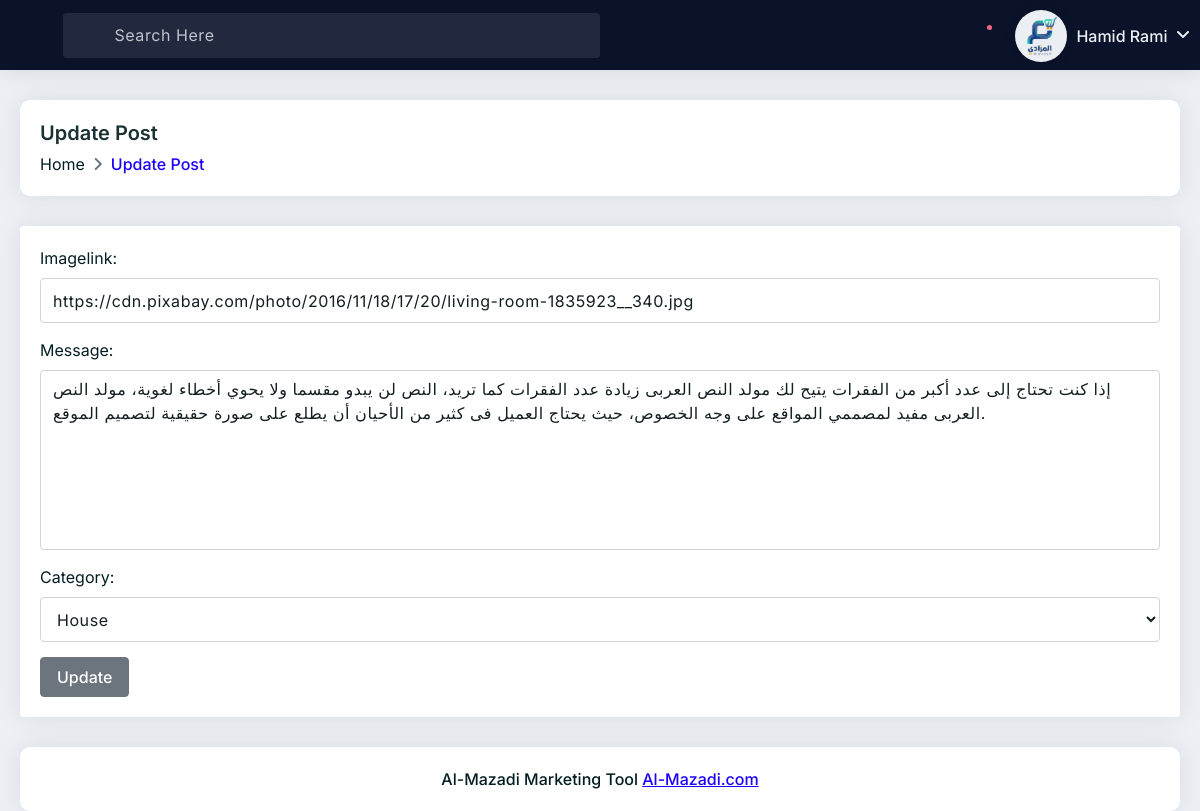
Page /posts/edit_details/p=884 (signed in) on the committed database.
### members/models.py (models this page shows, shortened)
class Profile(models.Model):
    user=models.OneToOneField(User,null=True,on_delete=models.CASCADE ,unique=True)
    fullname= models.CharField(max_length=150,null=True,blank=True)
    bio =models.TextField(null=True,blank=True)
    profile_pic=models.ImageField(null=True,blank=True,upload_to="images/profile/",default='static/images/profile/default-profile.jpg')
    phone_number=models.CharField(max_length=20,null=True,blank=True)
    gender= models.CharField(max_length=10,choices=GENDER,null=True,blank=True)
    country= models.CharField(max_length=25,choices=COUNTIERS,null=True,blank=True)
    timezone=models.CharField(max_length=100,choices=TIMEZONES,null=True,blank=True)
    address= models.CharField(max_length=150,null=True,blank=True)
    facebook_url= models.CharField(max_length=150,null=True,blank=True)
    instagram_url= models.CharField(max_length=150,null=True,blank=True)
    twitter_url= models.CharField(max_length=150,null=True,blank=True)
    linkedin_url= models.CharField(max_length=150,null=True,blank=True)
    skype_url= models.CharField(max_length=150,null=True,blank=True)
    slug=models.SlugField(("slug"),blank=True,null=True)

### posts/models.py (models this page shows)
class Post(models.Model):
       imagelink = models.URLField(max_length=250)
       design_link= models.ImageField(null=True,blank=True,upload_to="images/designs/")
       message=models.TextField(max_length=1000)
       date=models.DateTimeField(auto_now=True)
       category=models.ForeignKey('Category',on_delete=models.CASCADE)
       published=models.BooleanField(default='False')
       design=models.BooleanField(default='False')

### posts/views.py (the view)
# urls.py: path('edit_details/p=<int:id>', views.edit_details,name='edit_details'),
@login_required
def edit_details(request,id):
   post_details=Post.objects.get(pk=id)
   form = PostForm(request.POST or None,instance=post_details)
   if form.is_valid():
      form.save()
      return redirect("post_details",id)
   context={'post_details':post_details,'form':form,
   }
   return render (request,'post/edit_post.html',context)

### posts/forms.py
class PostForm(ModelForm):
    class Meta:
        model=Post
        fields=('imagelink','message','category')
        widgets={
            'imagelink': forms.URLInput(attrs={'class':'form-control','placeholer':'Enter Image Link'}),
            'message':forms.Textarea(attrs={'class':'form-control','placeholer':'Enter The Post Description'}),
            'category':forms.Select(attrs={'class':'form-control'}),
        }

### posts/models.py (called while the page is built)
       def __str__(self):
              return self.name

### posts/templates/post/edit_post.html (shortened to what this page needs)
{% extends 'base.html' %}
{% block body %}
<div class="main-container">
    <div class="pd-ltr-20 xs-pd-20-10">
        <div class="min-height-200px">
            <div class="page-header">
                <div class="row">
                    <div class="col-md-6 col-sm-12">
                        <div class="title">
                            <h4>Update Post</h4>
                        </div>
                        <nav aria-label="breadcrumb" role="navigation">
                            <ol class="breadcrumb">
                                <li class="breadcrumb-item"><a href="index.html">Home</a></li>
                                <li class="breadcrumb-item active" aria-current="page">Update Post</li>
                            </ol>
                        </nav>
                    </div>
                </div>
            </div>
            <div class="pd-20 bg-white border-radius-4 box-shadow mb-30">
                <form action="" method="POST">
                {{ form.as_p }}
                <input type="submit" value="Update" class="btn btn-secondary">
            </form>
            </div>
{% endblock body %}

### templates/base.html (shortened to what this page needs)
<html>
<head>
	{% load static %}
	{% load static %}
	{% load bootstrap4 %}
	<link rel="stylesheet" type="text/css" href="{% static 'styles/core.css' %}">
	<link rel="stylesheet" type="text/css" href="{% static 'styles/icon-font.min.css' %}">
	<link rel="stylesheet" type="text/css" href="{% static 'styles/style.css' %}">
	<link rel="stylesheet" type="text/css" href="{% static 'styles/mycss.css' %}">
</head>
<body class="header-dark">
	<div class="header">
		<div class="header-left">
			<div class="menu-icon dw dw-menu"></div>
			<div class="header-search">
				<form>
					<div class="form-group mb-0">
						<i class="dw dw-search2 search-icon"></i>
						<input type="text" class="form-control search-input" placeholder="Search Here">
					</div>
				</form>
			</div>
		</div>
		<div class="header-right">
			<div class="user-notification">
				<div class="dropdown">
					<a class="dropdown-toggle no-arrow" href="#" role="button" data-toggle="dropdown">
						<i class="icon-copy dw dw-notification"></i>
						<span class="badge notification-active"></span>
					</a>
				</div>
			</div>
			<div class="user-info-dropdown">
				<div class="dropdown">
					<a class="dropdown-toggle" href="#" role="button" data-toggle="dropdown">
						<span class="user-icon">
							<img src="{{user.profile.profile_pic.url}}" alt="">
						</span>
						<span class="user-name">{{user.profile.fullname}}</span>
					</a>
				</div>
			</div>
		</div>
	</div>
                {% block body %}
                {% endblock body %}
				<div class="footer-wrap pd-20 mb-20 card-box">
					Al-Mazadi Marketing Tool  <a href="https://almazadi.com" target="_blank">Al-Mazadi.com</a>
				</div>
		</div>
	</div>
</body>
</html>

### rows in the picture
Post: imagelink "https://cdn.pixabay.com/photo/2016/11/18/17/20/living-room-1835923__340.jpg", message "إذا كنت تحتاج إلى عدد أكبر من الفقرات يتيح لك مولد النص العربى زيادة عدد الفقرات كما تريد، النص لن يبدو مقسما ولا يحوي أخطاء لغوية، مولد النص العربى مفيد لمصممي المواقع على وجه الخصوص، حيث يحتاج العميل فى كثير من الأحيان أن يطلع على صورة حقيقية لتصميم الموقع.", category "House"

### other values in the picture
{{ user.profile.fullname }} "Hamid Rami"
